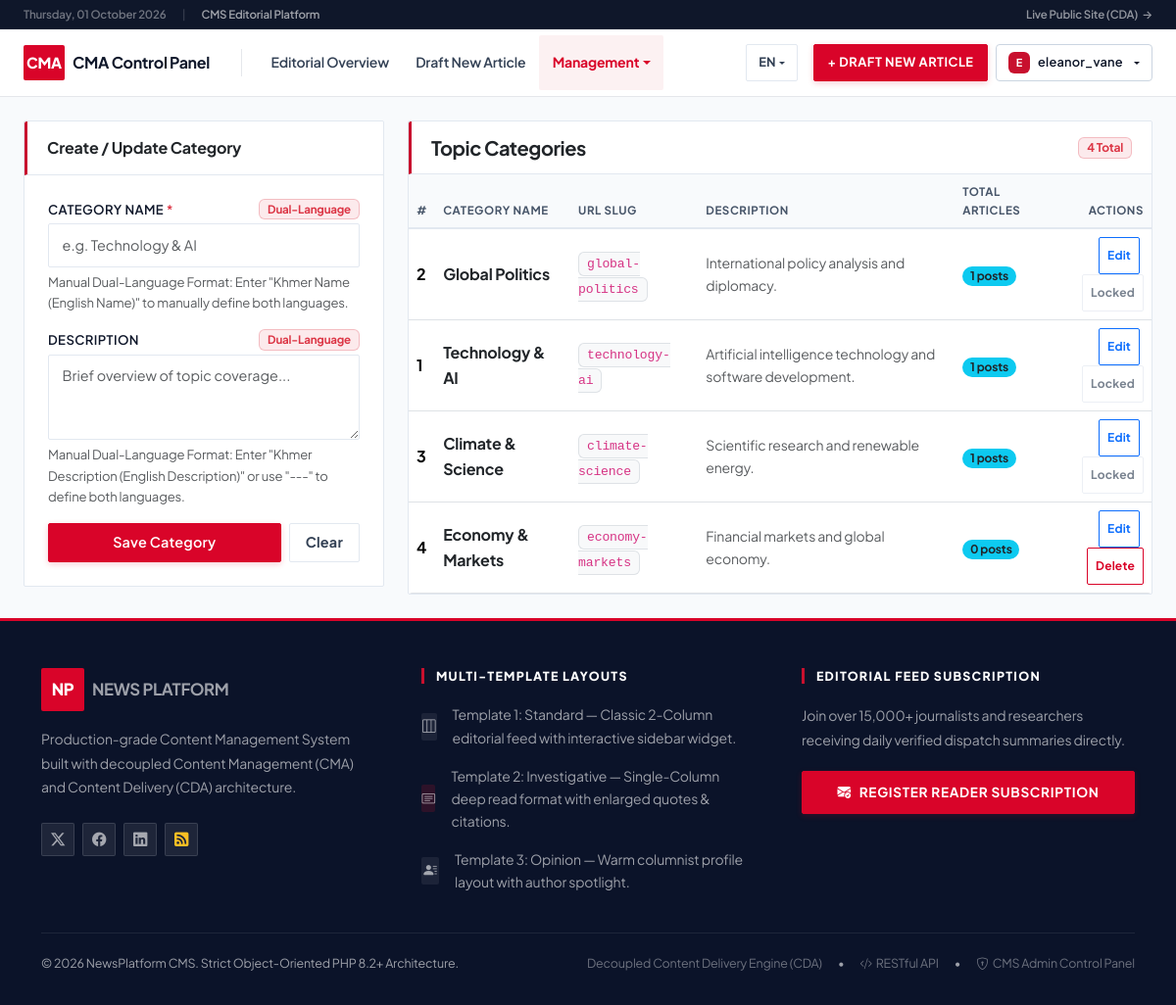
Screenshot of /admin/categories.php (signed in) with the database file from the repository.
### tables this page shows
CREATE TABLE IF NOT EXISTS `categories` (
  `id` INT AUTO_INCREMENT PRIMARY KEY,
  `name` VARCHAR(100) NOT NULL,
  `slug` VARCHAR(100) NOT NULL UNIQUE,
  `description` VARCHAR(255) NULL,
  `created_at` DATETIME NOT NULL DEFAULT CURRENT_TIMESTAMP
);

### templates/admin/views/categories.php (the view, shortened to what the rows shown need)
<div class="container-fluid px-4 py-4">
    <div class="row g-4">
        <div class="col-lg-8">
            <div class="card admin-card-clean">
                <div class="table-responsive admin-scroll-table">
                    <table class="table table-hover align-middle mb-0">
                        <thead class="table-light">
                            <tr>
                                <th>#</th>
                                <th><?= __('category_name') ?></th>
                                <th><?= __('url_slug') ?></th>
                                <th><?= __('description') ?></th>
                                <th><?= __('total_articles') ?></th>
                                <th class="text-end"><?= __('actions') ?></th>
                            </tr>
                        </thead>
                        <tbody>
                            <?php foreach ($categories as $cat) { ?>
                                <tr>
                                    <td class="fw-bold"><?= $cat['id'] ?></td>
                                    <td class="fw-bold text-dark"><?= e(cat_name($cat['name'])) ?></td>
                                    <td><code
                                            class="text-xs bg-light px-2 py-1 border rounded"><?= e($cat['slug']) ?></code>
                                    </td>
                                    <td class="text-muted small"><?= e(cat_desc($cat['description']) ?: __('no_description')) ?></td>
                                    <td>
                                        <span class="badge bg-info text-dark rounded-pill px-2.5 py-1">
                                            <?= number_format((int) $cat['article_count']) ?>     <?= __('posts') ?>
                                        </span>
                                    </td>
                                    <td class="text-end">
                                        <button class="btn btn-sm btn-outline-primary me-1 px-2 py-0.5"
                                            style="font-size:0.75rem;"
                                            onclick="editCategory(<?= htmlspecialchars(json_encode($cat), ENT_QUOTES, 'UTF-8') ?>)">
                                            <?= __('edit') ?>
                                        </button>
                                        <?php if ((int) $cat['article_count'] === 0) { ?>
                                            <?php $delUrl = url('admin/categories.php?action=delete&id=' . $cat['id'] . '&csrf_token=' . e($csrfToken)); ?>
                                            <button type="button" class="btn btn-sm btn-outline-danger px-2 py-0.5" style="font-size:0.75rem;"
                                                onclick="confirmDeleteCard('<?= e($delUrl) ?>', '<?= e(addslashes(cat_name($cat['name']))) ?>')">
                                                <?= __('delete') ?>
                                            </button>
                                        <?php } else { ?>
                                            <button class="btn btn-sm btn-outline-secondary px-2 py-0.5"
                                                style="font-size:0.75rem;" disabled
                                                title="Cannot delete: linked articles exist">
                                                <?= __('locked') ?>
                                            </button>
                                        <?php } ?>
                                    </td>
                                </tr>
                            <?php } ?>
                        </tbody>
                    </table>
                </div>
            </div>
        </div>
    </div>
</div>

### rows the page displays
categories: id "2", name "Global Politics", slug "global-politics", description "International policy analysis and diplomacy.", article_count "1"
categories: id "1", name "Technology & AI", slug "technology-ai", description "Artificial intelligence technology and software development.", article_count "1"
categories: id "3", name "Climate & Science", slug "climate-science", description "Scientific research and renewable energy.", article_count "1"
categories: id "4", name "Economy & Markets", slug "economy-markets", description "Financial markets and global economy.", article_count "0"

### other values shown
__('live_public_site') "Live Public Site (CDA)"
__('admin_portal') "CMA Control Panel"
__('editorial_overview') "Editorial Overview"
__('draft_new_article') "Draft New Article"
__('management') "Management"
__('draft_new_article') "DRAFT NEW ARTICLE"
substr($currentUser['username'], 0, 1) "E"
$currentUser['username'] "eleanor_vane"
__('create_update_category') "Create / Update Category"
__('category_name') "CATEGORY NAME"
__('dual_language_badge') "Dual-Language"
__('manual_translation_hint_cat') "Manual Dual-Language Format: Enter \"Khmer Name (English Name)\" to manually define both languages."
__('description') "DESCRIPTION"
__('manual_translation_hint_desc') "Manual Dual-Language Format: Enter \"Khmer Description (English Description)\" or use \"---\" to define both languages."
__('save_category') "Save Category"
